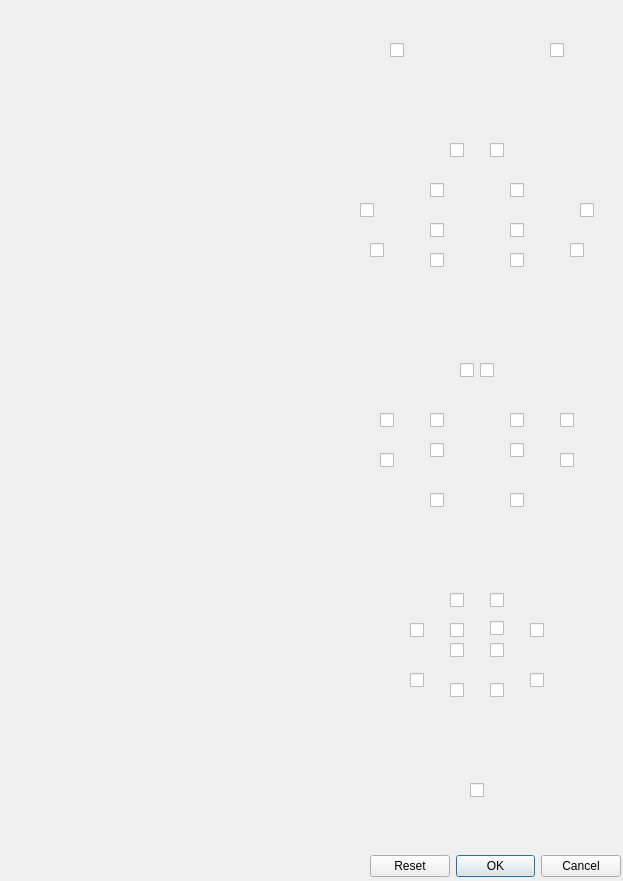
<?xml version="1.0" encoding="UTF-8"?>
<ui version="4.0">
 <class>Dialog</class>
 <widget class="QDialog" name="Dialog">
  <property name="geometry">
   <rect>
    <x>0</x>
    <y>0</y>
    <width>623</width>
    <height>881</height>
   </rect>
  </property>
  <property name="windowTitle">
   <string>Dialog</string>
  </property>
  <widget class="QDialogButtonBox" name="dialogButtonBox">
   <property name="geometry">
    <rect>
     <x>370</x>
     <y>850</y>
     <width>251</width>
     <height>32</height>
    </rect>
   </property>
   <property name="orientation">
    <enum>Qt::Horizontal</enum>
   </property>
   <property name="standardButtons">
    <set>QDialogButtonBox::Cancel|QDialogButtonBox::Ok|QDialogButtonBox::Reset</set>
   </property>
  </widget>
  <widget class="QCheckBox" name="TZa_Base_L">
   <property name="geometry">
    <rect>
     <x>510</x>
     <y>180</y>
     <width>21</width>
     <height>20</height>
    </rect>
   </property>
   <property name="cursor">
    <cursorShape>ArrowCursor</cursorShape>
   </property>
   <property name="toolTip">
    <string>TZa_Base_L</string>
   </property>
   <property name="text">
    <string/>
   </property>
   <attribute name="buttonGroup">
    <string notr="true">sectorButtonGroup</string>
   </attribute>
  </widget>
  <widget class="QCheckBox" name="TZa_Mid_L">
   <property name="geometry">
    <rect>
     <x>510</x>
     <y>410</y>
     <width>21</width>
     <height>20</height>
    </rect>
   </property>
   <property name="cursor">
    <cursorShape>ArrowCursor</cursorShape>
   </property>
   <property name="toolTip">
    <string>TZa_Mid_L</string>
   </property>
   <property name="text">
    <string/>
   </property>
   <attribute name="buttonGroup">
    <string notr="true">sectorButtonGroup</string>
   </attribute>
  </widget>
  <widget class="QCheckBox" name="TZp_Apex_R">
   <property name="geometry">
    <rect>
     <x>450</x>
     <y>640</y>
     <width>21</width>
     <height>20</height>
    </rect>
   </property>
   <property name="cursor">
    <cursorShape>ArrowCursor</cursorShape>
   </property>
   <property name="toolTip">
    <string>TZp_Apex_R</string>
   </property>
   <property name="text">
    <string/>
   </property>
   <attribute name="buttonGroup">
    <string notr="true">sectorButtonGroup</string>
   </attribute>
  </widget>
  <widget class="QCheckBox" name="TZa_Apex_L">
   <property name="geometry">
    <rect>
     <x>490</x>
     <y>620</y>
     <width>21</width>
     <height>16</height>
    </rect>
   </property>
   <property name="cursor">
    <cursorShape>ArrowCursor</cursorShape>
   </property>
   <property name="toolTip">
    <string>TZa_Apex_L</string>
   </property>
   <property name="text">
    <string/>
   </property>
   <attribute name="buttonGroup">
    <string notr="true">sectorButtonGroup</string>
   </attribute>
  </widget>
  <widget class="QCheckBox" name="PZpl_Apex_R">
   <property name="geometry">
    <rect>
     <x>410</x>
     <y>670</y>
     <width>21</width>
     <height>20</height>
    </rect>
   </property>
   <property name="cursor">
    <cursorShape>ArrowCursor</cursorShape>
   </property>
   <property name="toolTip">
    <string>PZpl_Apex_R</string>
   </property>
   <property name="text">
    <string/>
   </property>
   <attribute name="buttonGroup">
    <string notr="true">sectorButtonGroup</string>
   </attribute>
  </widget>
  <widget class="QCheckBox" name="TZp_Mid_L">
   <property name="geometry">
    <rect>
     <x>510</x>
     <y>440</y>
     <width>21</width>
     <height>20</height>
    </rect>
   </property>
   <property name="cursor">
    <cursorShape>ArrowCursor</cursorShape>
   </property>
   <property name="toolTip">
    <string>TZp_Mid_L</string>
   </property>
   <property name="text">
    <string/>
   </property>
   <attribute name="buttonGroup">
    <string notr="true">sectorButtonGroup</string>
   </attribute>
  </widget>
  <widget class="QCheckBox" name="PZpl_Mid_L">
   <property name="geometry">
    <rect>
     <x>560</x>
     <y>450</y>
     <width>21</width>
     <height>20</height>
    </rect>
   </property>
   <property name="cursor">
    <cursorShape>ArrowCursor</cursorShape>
   </property>
   <property name="toolTip">
    <string>PZpl_Mid_L</string>
   </property>
   <property name="text">
    <string/>
   </property>
   <attribute name="buttonGroup">
    <string notr="true">sectorButtonGroup</string>
   </attribute>
  </widget>
  <widget class="QCheckBox" name="PZpm_Apex_R">
   <property name="geometry">
    <rect>
     <x>450</x>
     <y>680</y>
     <width>21</width>
     <height>20</height>
    </rect>
   </property>
   <property name="cursor">
    <cursorShape>ArrowCursor</cursorShape>
   </property>
   <property name="toolTip">
    <string>PZpm_Apex_R</string>
   </property>
   <property name="text">
    <string/>
   </property>
   <attribute name="buttonGroup">
    <string notr="true">sectorButtonGroup</string>
   </attribute>
  </widget>
  <widget class="QCheckBox" name="Seminal_Vesicle_R">
   <property name="geometry">
    <rect>
     <x>390</x>
     <y>40</y>
     <width>21</width>
     <height>20</height>
    </rect>
   </property>
   <property name="cursor">
    <cursorShape>ArrowCursor</cursorShape>
   </property>
   <property name="toolTip">
    <string>Seminal_Vesicle_R</string>
   </property>
   <property name="text">
    <string/>
   </property>
   <attribute name="buttonGroup">
    <string notr="true">sectorButtonGroup</string>
   </attribute>
  </widget>
  <widget class="QCheckBox" name="TZp_Mid_R">
   <property name="geometry">
    <rect>
     <x>430</x>
     <y>440</y>
     <width>21</width>
     <height>20</height>
    </rect>
   </property>
   <property name="cursor">
    <cursorShape>ArrowCursor</cursorShape>
   </property>
   <property name="toolTip">
    <string>TZp_Mid_R</string>
   </property>
   <property name="text">
    <string/>
   </property>
   <attribute name="buttonGroup">
    <string notr="true">sectorButtonGroup</string>
   </attribute>
  </widget>
  <widget class="QCheckBox" name="TZp_Base_L">
   <property name="geometry">
    <rect>
     <x>510</x>
     <y>220</y>
     <width>21</width>
     <height>20</height>
    </rect>
   </property>
   <property name="cursor">
    <cursorShape>ArrowCursor</cursorShape>
   </property>
   <property name="toolTip">
    <string>TZp_Base_L</string>
   </property>
   <property name="text">
    <string/>
   </property>
   <attribute name="buttonGroup">
    <string notr="true">sectorButtonGroup</string>
   </attribute>
  </widget>
  <widget class="QCheckBox" name="AS_Apex_R">
   <property name="geometry">
    <rect>
     <x>450</x>
     <y>590</y>
     <width>21</width>
     <height>20</height>
    </rect>
   </property>
   <property name="cursor">
    <cursorShape>ArrowCursor</cursorShape>
   </property>
   <property name="toolTip">
    <string>AS_Apex_R</string>
   </property>
   <property name="text">
    <string/>
   </property>
   <attribute name="buttonGroup">
    <string notr="true">sectorButtonGroup</string>
   </attribute>
  </widget>
  <widget class="QCheckBox" name="TZa_Apex_R">
   <property name="geometry">
    <rect>
     <x>450</x>
     <y>620</y>
     <width>21</width>
     <height>20</height>
    </rect>
   </property>
   <property name="cursor">
    <cursorShape>ArrowCursor</cursorShape>
   </property>
   <property name="toolTip">
    <string>TZa_Apex_R</string>
   </property>
   <property name="text">
    <string/>
   </property>
   <attribute name="buttonGroup">
    <string notr="true">sectorButtonGroup</string>
   </attribute>
  </widget>
  <widget class="QCheckBox" name="PZa_Mid_L">
   <property name="geometry">
    <rect>
     <x>560</x>
     <y>410</y>
     <width>21</width>
     <height>20</height>
    </rect>
   </property>
   <property name="cursor">
    <cursorShape>ArrowCursor</cursorShape>
   </property>
   <property name="toolTip">
    <string>PZa_Mid_L</string>
   </property>
   <property name="styleSheet">
    <string notr="true"/>
   </property>
   <property name="text">
    <string/>
   </property>
   <attribute name="buttonGroup">
    <string notr="true">sectorButtonGroup</string>
   </attribute>
  </widget>
  <widget class="QCheckBox" name="TZa_Base_R">
   <property name="geometry">
    <rect>
     <x>430</x>
     <y>180</y>
     <width>21</width>
     <height>20</height>
    </rect>
   </property>
   <property name="cursor">
    <cursorShape>ArrowCursor</cursorShape>
   </property>
   <property name="toolTip">
    <string>TZa_Base_R</string>
   </property>
   <property name="text">
    <string/>
   </property>
   <attribute name="buttonGroup">
    <string notr="true">sectorButtonGroup</string>
   </attribute>
  </widget>
  <widget class="QCheckBox" name="CZ_Base_L">
   <property name="geometry">
    <rect>
     <x>510</x>
     <y>250</y>
     <width>21</width>
     <height>20</height>
    </rect>
   </property>
   <property name="cursor">
    <cursorShape>ArrowCursor</cursorShape>
   </property>
   <property name="toolTip">
    <string>CZ_Base_L</string>
   </property>
   <property name="text">
    <string/>
   </property>
   <attribute name="buttonGroup">
    <string notr="true">sectorButtonGroup</string>
   </attribute>
  </widget>
  <widget class="QCheckBox" name="TZa_Mid_R">
   <property name="geometry">
    <rect>
     <x>430</x>
     <y>410</y>
     <width>21</width>
     <height>20</height>
    </rect>
   </property>
   <property name="cursor">
    <cursorShape>ArrowCursor</cursorShape>
   </property>
   <property name="toolTip">
    <string>TZa_Mid_R</string>
   </property>
   <property name="text">
    <string/>
   </property>
   <attribute name="buttonGroup">
    <string notr="true">sectorButtonGroup</string>
   </attribute>
  </widget>
  <widget class="QCheckBox" name="AS_Base_R">
   <property name="geometry">
    <rect>
     <x>450</x>
     <y>140</y>
     <width>21</width>
     <height>20</height>
    </rect>
   </property>
   <property name="cursor">
    <cursorShape>ArrowCursor</cursorShape>
   </property>
   <property name="toolTip">
    <string>AS_Base_R</string>
   </property>
   <property name="text">
    <string/>
   </property>
   <attribute name="buttonGroup">
    <string notr="true">sectorButtonGroup</string>
   </attribute>
  </widget>
  <widget class="QCheckBox" name="PZpl_Base_L">
   <property name="geometry">
    <rect>
     <x>570</x>
     <y>240</y>
     <width>21</width>
     <height>20</height>
    </rect>
   </property>
   <property name="cursor">
    <cursorShape>ArrowCursor</cursorShape>
   </property>
   <property name="toolTip">
    <string>PZpl_Base_L</string>
   </property>
   <property name="text">
    <string/>
   </property>
   <attribute name="buttonGroup">
    <string notr="true">sectorButtonGroup</string>
   </attribute>
  </widget>
  <widget class="QCheckBox" name="TZp_Apex_L">
   <property name="geometry">
    <rect>
     <x>490</x>
     <y>640</y>
     <width>21</width>
     <height>20</height>
    </rect>
   </property>
   <property name="cursor">
    <cursorShape>ArrowCursor</cursorShape>
   </property>
   <property name="toolTip">
    <string>TZp_Apex_L</string>
   </property>
   <property name="text">
    <string/>
   </property>
   <attribute name="buttonGroup">
    <string notr="true">sectorButtonGroup</string>
   </attribute>
  </widget>
  <widget class="QCheckBox" name="PZpl_Apex_L">
   <property name="geometry">
    <rect>
     <x>530</x>
     <y>670</y>
     <width>21</width>
     <height>20</height>
    </rect>
   </property>
   <property name="cursor">
    <cursorShape>ArrowCursor</cursorShape>
   </property>
   <property name="toolTip">
    <string>PZpl_Apex_L</string>
   </property>
   <property name="text">
    <string/>
   </property>
   <attribute name="buttonGroup">
    <string notr="true">sectorButtonGroup</string>
   </attribute>
  </widget>
  <widget class="QCheckBox" name="AS_Mid_L">
   <property name="geometry">
    <rect>
     <x>480</x>
     <y>360</y>
     <width>21</width>
     <height>20</height>
    </rect>
   </property>
   <property name="cursor">
    <cursorShape>ArrowCursor</cursorShape>
   </property>
   <property name="toolTip">
    <string>AS_Mid_L</string>
   </property>
   <property name="text">
    <string/>
   </property>
   <attribute name="buttonGroup">
    <string notr="true">sectorButtonGroup</string>
   </attribute>
  </widget>
  <widget class="QCheckBox" name="PZpl_Mid_R">
   <property name="geometry">
    <rect>
     <x>380</x>
     <y>450</y>
     <width>21</width>
     <height>20</height>
    </rect>
   </property>
   <property name="cursor">
    <cursorShape>ArrowCursor</cursorShape>
   </property>
   <property name="toolTip">
    <string>PZpl_Mid_R</string>
   </property>
   <property name="text">
    <string/>
   </property>
   <attribute name="buttonGroup">
    <string notr="true">sectorButtonGroup</string>
   </attribute>
  </widget>
  <widget class="QCheckBox" name="PZa_Base_R">
   <property name="geometry">
    <rect>
     <x>360</x>
     <y>200</y>
     <width>21</width>
     <height>20</height>
    </rect>
   </property>
   <property name="cursor">
    <cursorShape>ArrowCursor</cursorShape>
   </property>
   <property name="toolTip">
    <string>PZa_Base_R</string>
   </property>
   <property name="text">
    <string/>
   </property>
   <attribute name="buttonGroup">
    <string notr="true">sectorButtonGroup</string>
   </attribute>
  </widget>
  <widget class="QCheckBox" name="Urethra_Urethra_LR">
   <property name="geometry">
    <rect>
     <x>470</x>
     <y>780</y>
     <width>21</width>
     <height>20</height>
    </rect>
   </property>
   <property name="cursor">
    <cursorShape>ArrowCursor</cursorShape>
   </property>
   <property name="toolTip">
    <string>Urethra_Urethra_LR</string>
   </property>
   <property name="text">
    <string/>
   </property>
   <attribute name="buttonGroup">
    <string notr="true">sectorButtonGroup</string>
   </attribute>
  </widget>
  <widget class="QCheckBox" name="AS_Base_L">
   <property name="geometry">
    <rect>
     <x>490</x>
     <y>140</y>
     <width>21</width>
     <height>20</height>
    </rect>
   </property>
   <property name="cursor">
    <cursorShape>ArrowCursor</cursorShape>
   </property>
   <property name="toolTip">
    <string>AS_Base_L</string>
   </property>
   <property name="text">
    <string/>
   </property>
   <attribute name="buttonGroup">
    <string notr="true">sectorButtonGroup</string>
   </attribute>
  </widget>
  <widget class="QCheckBox" name="PZpl_Base_R">
   <property name="geometry">
    <rect>
     <x>370</x>
     <y>240</y>
     <width>21</width>
     <height>20</height>
    </rect>
   </property>
   <property name="cursor">
    <cursorShape>ArrowCursor</cursorShape>
   </property>
   <property name="toolTip">
    <string>PZpl_Base_R</string>
   </property>
   <property name="text">
    <string/>
   </property>
   <attribute name="buttonGroup">
    <string notr="true">sectorButtonGroup</string>
   </attribute>
  </widget>
  <widget class="QCheckBox" name="PZa_Mid_R">
   <property name="geometry">
    <rect>
     <x>380</x>
     <y>410</y>
     <width>21</width>
     <height>20</height>
    </rect>
   </property>
   <property name="cursor">
    <cursorShape>ArrowCursor</cursorShape>
   </property>
   <property name="toolTip">
    <string>PZa_Mid_R</string>
   </property>
   <property name="text">
    <string/>
   </property>
   <attribute name="buttonGroup">
    <string notr="true">sectorButtonGroup</string>
   </attribute>
  </widget>
  <widget class="QLabel" name="prostateSectorMap">
   <property name="geometry">
    <rect>
     <x>0</x>
     <y>-10</y>
     <width>623</width>
     <height>875</height>
    </rect>
   </property>
   <property name="text">
    <string/>
   </property>
   <property name="pixmap">
    <pixmap>../Images/prostate_sector_map.png</pixmap>
   </property>
  </widget>
  <widget class="QCheckBox" name="AS_Apex_L">
   <property name="geometry">
    <rect>
     <x>490</x>
     <y>590</y>
     <width>21</width>
     <height>20</height>
    </rect>
   </property>
   <property name="cursor">
    <cursorShape>ArrowCursor</cursorShape>
   </property>
   <property name="toolTip">
    <string>AS_Apex_L</string>
   </property>
   <property name="text">
    <string/>
   </property>
   <attribute name="buttonGroup">
    <string notr="true">sectorButtonGroup</string>
   </attribute>
  </widget>
  <widget class="QCheckBox" name="PZa_Base_L">
   <property name="geometry">
    <rect>
     <x>580</x>
     <y>200</y>
     <width>21</width>
     <height>20</height>
    </rect>
   </property>
   <property name="cursor">
    <cursorShape>ArrowCursor</cursorShape>
   </property>
   <property name="toolTip">
    <string>PZa_Base_L</string>
   </property>
   <property name="text">
    <string/>
   </property>
   <attribute name="buttonGroup">
    <string notr="true">sectorButtonGroup</string>
   </attribute>
  </widget>
  <widget class="QCheckBox" name="PZpm_Apex_L">
   <property name="geometry">
    <rect>
     <x>490</x>
     <y>680</y>
     <width>21</width>
     <height>20</height>
    </rect>
   </property>
   <property name="cursor">
    <cursorShape>ArrowCursor</cursorShape>
   </property>
   <property name="toolTip">
    <string>PZpm_Apex_L</string>
   </property>
   <property name="text">
    <string/>
   </property>
   <attribute name="buttonGroup">
    <string notr="true">sectorButtonGroup</string>
   </attribute>
  </widget>
  <widget class="QCheckBox" name="PZpm_Mid_R">
   <property name="geometry">
    <rect>
     <x>430</x>
     <y>490</y>
     <width>21</width>
     <height>20</height>
    </rect>
   </property>
   <property name="cursor">
    <cursorShape>ArrowCursor</cursorShape>
   </property>
   <property name="toolTip">
    <string>PZpm_Mid_R</string>
   </property>
   <property name="text">
    <string/>
   </property>
   <attribute name="buttonGroup">
    <string notr="true">sectorButtonGroup</string>
   </attribute>
  </widget>
  <widget class="QCheckBox" name="TZp_Base_R">
   <property name="geometry">
    <rect>
     <x>430</x>
     <y>220</y>
     <width>21</width>
     <height>20</height>
    </rect>
   </property>
   <property name="cursor">
    <cursorShape>ArrowCursor</cursorShape>
   </property>
   <property name="toolTip">
    <string>TZp_Base_R</string>
   </property>
   <property name="text">
    <string/>
   </property>
   <attribute name="buttonGroup">
    <string notr="true">sectorButtonGroup</string>
   </attribute>
  </widget>
  <widget class="QCheckBox" name="Seminal_Vesicle_L">
   <property name="geometry">
    <rect>
     <x>550</x>
     <y>40</y>
     <width>21</width>
     <height>20</height>
    </rect>
   </property>
   <property name="cursor">
    <cursorShape>ArrowCursor</cursorShape>
   </property>
   <property name="toolTip">
    <string>Seminal_Vesicle_L</string>
   </property>
   <property name="text">
    <string/>
   </property>
   <attribute name="buttonGroup">
    <string notr="true">sectorButtonGroup</string>
   </attribute>
  </widget>
  <widget class="QCheckBox" name="PZpm_Mid_L">
   <property name="geometry">
    <rect>
     <x>510</x>
     <y>490</y>
     <width>21</width>
     <height>20</height>
    </rect>
   </property>
   <property name="cursor">
    <cursorShape>ArrowCursor</cursorShape>
   </property>
   <property name="toolTip">
    <string>PZpm_Mid_L</string>
   </property>
   <property name="text">
    <string/>
   </property>
   <attribute name="buttonGroup">
    <string notr="true">sectorButtonGroup</string>
   </attribute>
  </widget>
  <widget class="QCheckBox" name="CZ_Base_R">
   <property name="geometry">
    <rect>
     <x>430</x>
     <y>250</y>
     <width>21</width>
     <height>20</height>
    </rect>
   </property>
   <property name="cursor">
    <cursorShape>ArrowCursor</cursorShape>
   </property>
   <property name="toolTip">
    <string>CZ_Base_R</string>
   </property>
   <property name="text">
    <string/>
   </property>
   <attribute name="buttonGroup">
    <string notr="true">sectorButtonGroup</string>
   </attribute>
  </widget>
  <widget class="QCheckBox" name="AS_Mid_R">
   <property name="geometry">
    <rect>
     <x>460</x>
     <y>360</y>
     <width>21</width>
     <height>20</height>
    </rect>
   </property>
   <property name="cursor">
    <cursorShape>ArrowCursor</cursorShape>
   </property>
   <property name="toolTip">
    <string>AS_Mid_R</string>
   </property>
   <property name="styleSheet">
    <string notr="true"/>
   </property>
   <property name="text">
    <string/>
   </property>
   <attribute name="buttonGroup">
    <string notr="true">sectorButtonGroup</string>
   </attribute>
  </widget>
  <widget class="QCheckBox" name="PZa_Apex_R">
   <property name="geometry">
    <rect>
     <x>410</x>
     <y>620</y>
     <width>21</width>
     <height>20</height>
    </rect>
   </property>
   <property name="cursor">
    <cursorShape>ArrowCursor</cursorShape>
   </property>
   <property name="toolTip">
    <string>PZa_Apex_R</string>
   </property>
   <property name="text">
    <string/>
   </property>
   <attribute name="buttonGroup">
    <string notr="true">sectorButtonGroup</string>
   </attribute>
  </widget>
  <widget class="QCheckBox" name="PZa_Apex_L">
   <property name="geometry">
    <rect>
     <x>530</x>
     <y>620</y>
     <width>21</width>
     <height>20</height>
    </rect>
   </property>
   <property name="cursor">
    <cursorShape>ArrowCursor</cursorShape>
   </property>
   <property name="toolTip">
    <string>PZa_Apex_L</string>
   </property>
   <property name="text">
    <string/>
   </property>
   <attribute name="buttonGroup">
    <string notr="true">sectorButtonGroup</string>
   </attribute>
  </widget>
  <zorder>prostateSectorMap</zorder>
  <zorder>dialogButtonBox</zorder>
  <zorder>TZa_Base_L</zorder>
  <zorder>TZa_Mid_L</zorder>
  <zorder>TZp_Apex_R</zorder>
  <zorder>TZa_Apex_L</zorder>
  <zorder>PZpl_Apex_R</zorder>
  <zorder>TZp_Mid_L</zorder>
  <zorder>PZpl_Mid_L</zorder>
  <zorder>PZpm_Apex_R</zorder>
  <zorder>Seminal_Vesicle_R</zorder>
  <zorder>TZp_Mid_R</zorder>
  <zorder>TZp_Base_L</zorder>
  <zorder>AS_Apex_R</zorder>
  <zorder>TZa_Apex_R</zorder>
  <zorder>PZa_Mid_L</zorder>
  <zorder>TZa_Base_R</zorder>
  <zorder>CZ_Base_L</zorder>
  <zorder>TZa_Mid_R</zorder>
  <zorder>AS_Base_R</zorder>
  <zorder>PZpl_Base_L</zorder>
  <zorder>TZp_Apex_L</zorder>
  <zorder>PZpl_Apex_L</zorder>
  <zorder>AS_Mid_L</zorder>
  <zorder>PZpl_Mid_R</zorder>
  <zorder>PZa_Base_R</zorder>
  <zorder>Urethra_Urethra_LR</zorder>
  <zorder>AS_Base_L</zorder>
  <zorder>PZpl_Base_R</zorder>
  <zorder>PZa_Mid_R</zorder>
  <zorder>AS_Apex_L</zorder>
  <zorder>PZa_Base_L</zorder>
  <zorder>PZpm_Apex_L</zorder>
  <zorder>PZpm_Mid_R</zorder>
  <zorder>TZp_Base_R</zorder>
  <zorder>Seminal_Vesicle_L</zorder>
  <zorder>PZpm_Mid_L</zorder>
  <zorder>CZ_Base_R</zorder>
  <zorder>AS_Mid_R</zorder>
  <zorder>PZa_Apex_R</zorder>
  <zorder>PZa_Apex_L</zorder>
 </widget>
 <resources/>
 <connections>
  <connection>
   <sender>dialogButtonBox</sender>
   <signal>accepted()</signal>
   <receiver>Dialog</receiver>
   <slot>accept()</slot>
   <hints>
    <hint type="sourcelabel">
     <x>238</x>
     <y>881</y>
    </hint>
    <hint type="destinationlabel">
     <x>157</x>
     <y>274</y>
    </hint>
   </hints>
  </connection>
  <connection>
   <sender>dialogButtonBox</sender>
   <signal>rejected()</signal>
   <receiver>Dialog</receiver>
   <slot>reject()</slot>
   <hints>
    <hint type="sourcelabel">
     <x>306</x>
     <y>881</y>
    </hint>
    <hint type="destinationlabel">
     <x>286</x>
     <y>274</y>
    </hint>
   </hints>
  </connection>
 </connections>
 <buttongroups>
  <buttongroup name="sectorButtonGroup">
   <property name="exclusive">
    <bool>false</bool>
   </property>
  </buttongroup>
 </buttongroups>
</ui>
